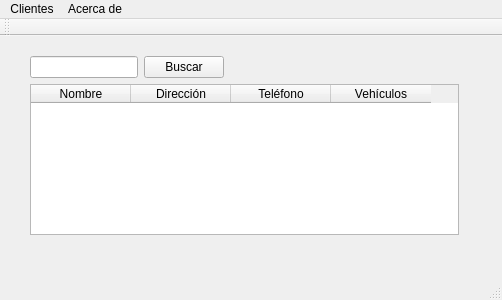
<?xml version="1.0" encoding="UTF-8"?>
<ui version="4.0">
 <class>QtApp</class>
 <widget class="QMainWindow" name="QtApp">
  <property name="geometry">
   <rect>
    <x>0</x>
    <y>0</y>
    <width>502</width>
    <height>300</height>
   </rect>
  </property>
  <property name="minimumSize">
   <size>
    <width>160</width>
    <height>160</height>
   </size>
  </property>
  <property name="windowTitle">
   <string>Speed Factory</string>
  </property>
  <property name="toolTip">
   <string/>
  </property>
  <property name="statusTip">
   <string>Speed Factory Software (c) 2012</string>
  </property>
  <property name="whatsThis">
   <string extracomment="Speed Factory Software"/>
  </property>
  <property name="locale">
   <locale language="Spanish" country="Peru"/>
  </property>
  <widget class="QWidget" name="centralWidget">
   <widget class="QWidget" name="formLayoutWidget">
    <property name="geometry">
     <rect>
      <x>19</x>
      <y>9</y>
      <width>451</width>
      <height>201</height>
     </rect>
    </property>
    <layout class="QFormLayout" name="formLayout">
     <property name="fieldGrowthPolicy">
      <enum>QFormLayout::FieldsStayAtSizeHint</enum>
     </property>
     <item row="0" column="0">
      <widget class="QLineEdit" name="textoBuscar"/>
     </item>
     <item row="0" column="1">
      <widget class="QPushButton" name="pushButton_BuscarCliente">
       <property name="text">
        <string>Buscar</string>
       </property>
      </widget>
     </item>
     <item row="1" column="0" colspan="2">
      <widget class="QTableWidget" name="listaClientes">
       <column>
        <property name="text">
         <string>Nombre</string>
        </property>
       </column>
       <column>
        <property name="text">
         <string>Dirección</string>
        </property>
       </column>
       <column>
        <property name="text">
         <string>Teléfono</string>
        </property>
       </column>
       <column>
        <property name="text">
         <string>Vehículos</string>
        </property>
       </column>
      </widget>
     </item>
    </layout>
   </widget>
  </widget>
  <widget class="QMenuBar" name="menuBar">
   <property name="geometry">
    <rect>
     <x>0</x>
     <y>0</y>
     <width>502</width>
     <height>22</height>
    </rect>
   </property>
   <widget class="QMenu" name="menuCliente">
    <property name="title">
     <string>Clientes</string>
    </property>
    <addaction name="actionBuscarCliente"/>
    <addaction name="actionRegistrarCliente"/>
   </widget>
   <widget class="QMenu" name="menuAcerca_de">
    <property name="title">
     <string>Acerca de</string>
    </property>
    <addaction name="actionAbout"/>
   </widget>
   <addaction name="menuCliente"/>
   <addaction name="menuAcerca_de"/>
  </widget>
  <widget class="QToolBar" name="mainToolBar">
   <attribute name="toolBarArea">
    <enum>TopToolBarArea</enum>
   </attribute>
   <attribute name="toolBarBreak">
    <bool>false</bool>
   </attribute>
  </widget>
  <widget class="QStatusBar" name="statusBar"/>
  <action name="actionBuscarCliente">
   <property name="text">
    <string>Buscar</string>
   </property>
   <property name="shortcut">
    <string>B</string>
   </property>
  </action>
  <action name="actionRegistrarCliente">
   <property name="text">
    <string>Registrar</string>
   </property>
   <property name="toolTip">
    <string>Registrar cliente</string>
   </property>
   <property name="shortcut">
    <string>R</string>
   </property>
  </action>
  <action name="actionAbout">
   <property name="text">
    <string>Speed Factory</string>
   </property>
  </action>
 </widget>
 <layoutdefault spacing="6" margin="11"/>
 <resources/>
 <connections/>
</ui>
